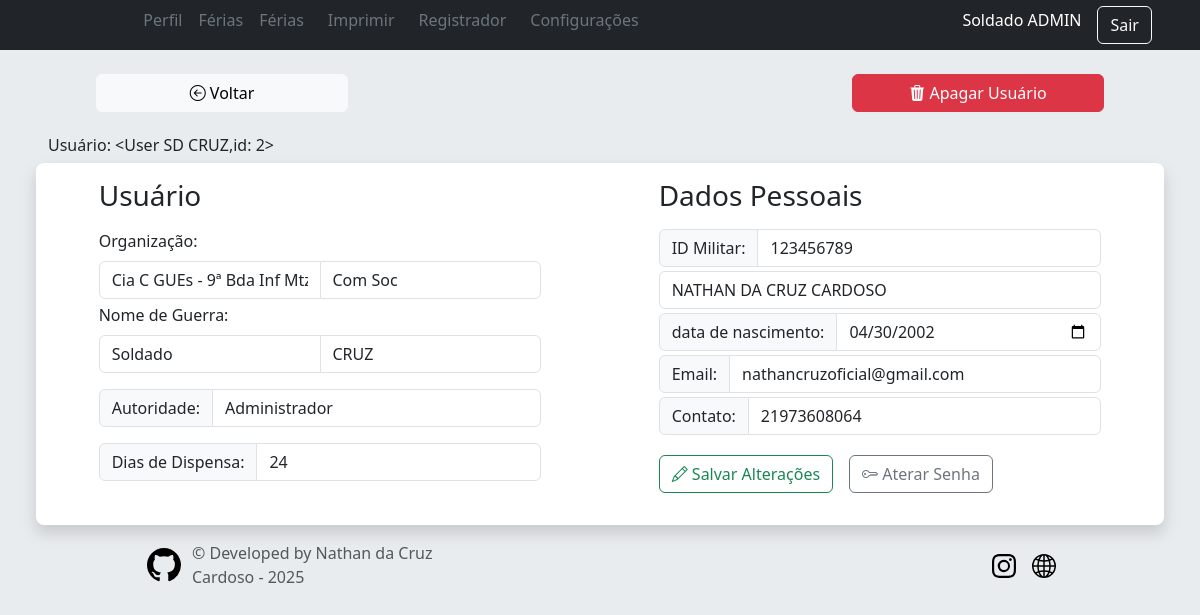
The app's page /user/edit/2 (signed in), older data.
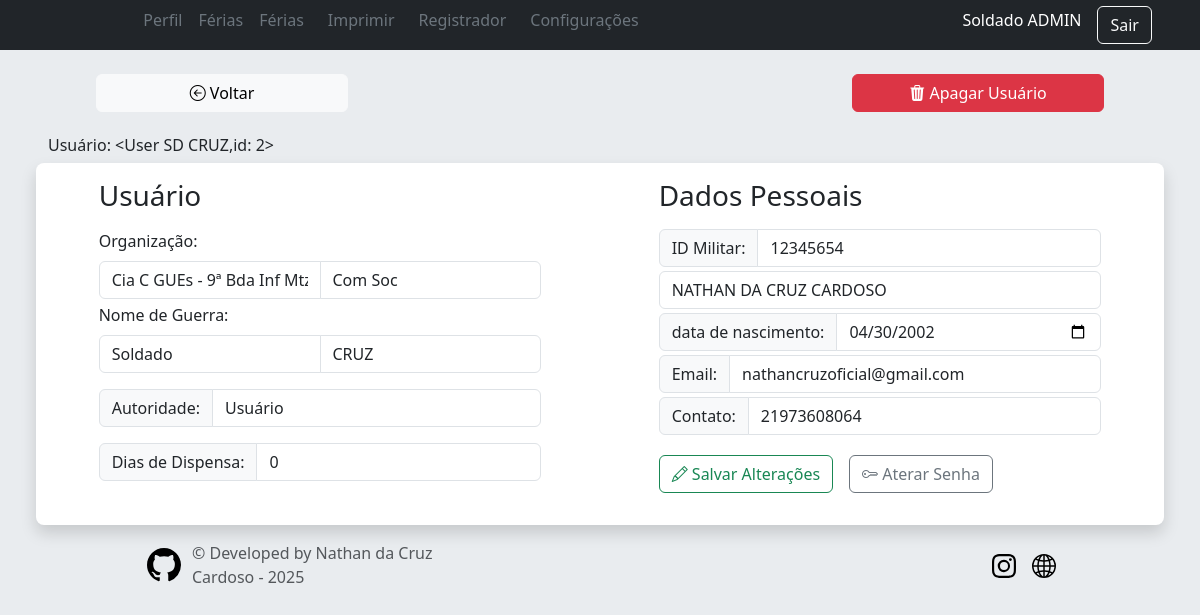
The same page, newer data.
### app/models/tables.py (models this page shows, shortened)
class User(db.Model, UserMixin):
    __tablename__ = "users"
    id = db.Column(db.Integer, primary_key=True, nullable=False)
    military_id = db.Column(db.String(30), unique=True, nullable=False)
    username = db.Column(db.String(30), nullable=False)
    password = db.Column(db.String(255), nullable=False)  # Aumentando o tamanho para suporte a hash
    nome_completo = db.Column(db.String(30), unique=True, nullable=False)
    nome_guerra = db.Column(db.String(30), nullable=False)
    data_nascimento = db.Column(db.Date, nullable=False)
    nivel = db.Column(db.Integer, nullable=False, default=0)
    dias_disp = db.Column(db.Integer, nullable=False)
    email = db.Column(db.String(30), unique=True, nullable=False)
    telefone = db.Column(db.String(30), unique=True, nullable=False)
    fg_secao_id = db.Column(db.Integer, db.ForeignKey('secoes.id'), nullable=False)
    fg_organization_id = db.Column(db.Integer, db.ForeignKey('organizacoes.id'), nullable=False)
    fg_patente_id = db.Column(db.Integer, db.ForeignKey('patentes.id'), nullable=False)
    patente = db.relationship("Patente",  back_populates='users')
    organizacao = db.relationship("Organizacao",  back_populates='users')
    secao = db.relationship("Secao",  back_populates='users')
    ferias = db.relationship("Vacation",  back_populates='user')
    def __repr__(self):
        return f"<User {self.username},id: {self.id}>"

### app/routes/user.py (the view)
@user_bp.route('/edit/<int:user_id>', methods=['GET','POST'])
@required_level(3)
def edit(user_id):
    user_atual = User.query.filter_by(id=user_id).first()  # Pegue o usuário do registro
    form = UpdateForm(obj = user_atual)
    if form.validate_on_submit():
        db_mannager.update_user(user_atual,form)
        return redirect(url_for("user.edit", user_id=user_id))
    return render_template('user/editor_user.html', user_atual=user_atual, form=form)

### app/controllers/home.py (called while the page is built)
@lm.user_loader
def load_user(user_id):
    return User.query.get(int(user_id))

### app/routes/user.py (called while the page is built)
@user_bp.before_request
@login_required
def require_login():
    pass

### app/templates/user/editor_user.html (shortened to what the changed rows need)
{% extends 'layouts/base.html' %}
{% block head %}
    <link href="{{ url_for('static', filename = 'css/sign-in.css')}}" rel="stylesheet" >
{% endblock %}
{% block content %}
<div class="row" >
  <h6>Usuário: {{ user_atual }}</h6>
  <div class="col-12 p-3 bg-white rounded-3 shadow">
    <form action="{{ url_for('user.edit',user_id=user_atual.id) }}" method="POST">
    <div class="row-cols-1 row justify-content-around">
      <div class="col-5">
         <h1 class="h3 mb-3 fw-normal}">Usuário</h1>
        <div class="input-group mb-1">
        {{ form.fg_organization_id(class="form-control", disabled=(current_user.nivel != 3), _name="fg_organization_id ", id="fg_organization_id", placeholder="OM") }}
        {{ form.fg_secao_id(class="form-control", _name="fg_secao_id", disabled=(current_user.nivel != 3), id="fg_secao_id", placeholder="Seção") }}
        </div>
        <div class="mb-1">
          <div class="input-group mb-1 ">
            {{ form.fg_patente_id(class="form-control",disabled=(current_user.nivel != 3), _name="fg_patente_id", id="fg_patente_id", placeholder="p/g") }}
            {{ form.nome_guerra(class="form-control  text-uppercase",disabled=(current_user.nivel != 3),_name="nome_guerra", id="nome_guerra", placeholder="Nome de Guerra") }}
          </div>
        </div>
        <div class="input-group mt-3 mb-1">
          <label class="input-group-text"  for="nivel">Autoridade:</label>
          {{ form.nivel(class="form-control",disabled=(current_user.nivel != 3), _name="nivel", id="nivel", placeholder="senha") }}
        </div>
        <div class="input-group mt-3 mb-1">
          <label class="input-group-text"  for="dias_disp">Dias de Dispensa:</label>
          {{ form.dias_disp(class="form-control",disabled=(current_user.nivel != 3), _name="dias_disp", id="dias_disp", placeholder="dias_disp") }}
        </div>
      </div>
        <div class="col-5">
        <h1 class="h3 mb-3 fw-normal">Dados Pessoais</h1>
        <div class="input-group mb-1">
        <label class="input-group-text" for="Data de Nascimento">ID Militar:</label>
        {{ form.military_id(class="form-control",disabled=(current_user.nivel != 3), _name="military_id", id="military_id", placeholder="Identidade Militar") }}
        </div>
        {{ form.nome_completo(class="mb-1 form-control text-uppercase",disabled=(current_user.nivel != 3), _name="nome_completo", id="nome_completo", placeholder="Nome Completo") }}
        <div class="input-group mb-1">
          <label class="input-group-text" for="Data de Nascimento">{{ form.data_nascimento.label }}:</label>
        {{ form.data_nascimento(class="form-control", disabled=(current_user.nivel != 3), _name="data_nascimento", id="data_nascimento", placeholder="senha") }}
        </div>
        <div class="input-group mb-1">
          <label class="input-group-text" for="email">Email:</label>
          {{ form.email(class="form-control text-lowercase", _name="email", id="email", placeholder="@email.com") }}
        </div>
        <div class="input-group mb-1">
          <label class="input-group-text" for="telefone">Contato:</label>
          {{ form.telefone(class="form-control", _name="telefone", id="telefone", placeholder="21912345678") }}
        </div>
        <div class="hstack gap-3">
          <button type="submit" class="btn btn-outline-success my-3">
        </button>
        <a href="{{ url_for('user.nova_senha',user_id=user_atual.id )}}" class="btn btn-outline-secondary">
        </a>
        </form>
      </div>
  </div>
  </div>
{% endblock %}

Row changes from the older to the newer data that the page shows:
changed User "<User SD CRUZ,id: 2>": dias_disp "24" → "0"; military_id "123456789" → "12345654"
changed User: nivel "Administrador" → "Usuário"
